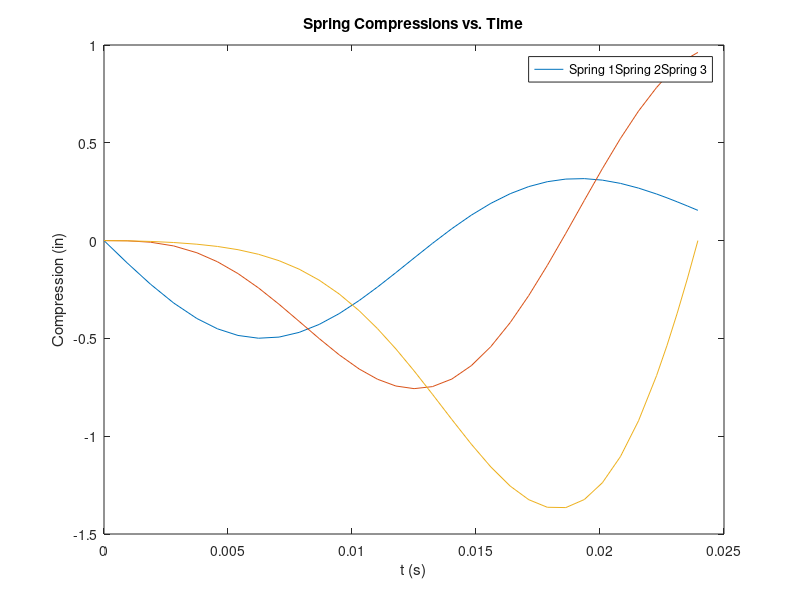
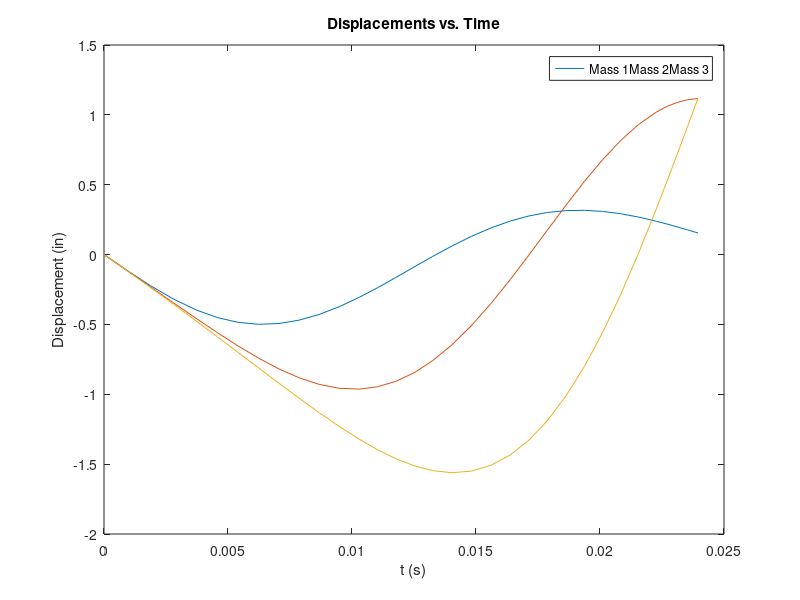

Recreate these plots in MATLAB, in order.
function masslauncher_project
%Function to find optimal springs and mass values to shoot the top mass
%with as much speed as possible

%Begin with a clear workspace
clear all;
close all;

%Intuitively, it makes sense that the heaviest mass and stiffest springs
%should be at the bottom, so this is our initial guess
init_guess = [3,1,0.5,500,200,20];

%Minimum and maximum weights/spring constants from problem description
min_vars = [0.117,0.117,0.117,15,15,15];
max_vars = [5.84,5.84,5.84,1310,1310,1310];

%This equation in the form Ax<=b prevents the total amount of mass from
%exceeding 7lbs, as stated in the problem description
A = [1,1,1,0,0,0]; b = [7];
C = []; d = [];

%Use fmincon with a defined objective function to determine optimal values
[optimal_soln,max_vel]=fmincon(@(v) objective(v),init_guess,A,b,C,d,min_vars,max_vars);

%Negate result because we optimized the negative of the velocity (fmincon
%only does minimization, not maximization)
max_val = - max_vel;

%Display information about the optimization
disp('Optimal Maximum Velocity is...');
disp(max_val);
disp('m1 m2 m3 k1 k2 k3');
disp(optimal_soln);

%These are actual values of the springs/masses available closest to our
%calculated values. Here we check the theoretical final velocity
[times,solns]=solveforlaunchvel(5.84,0.829,.117,959,134.44,15);
actual_vel=solns(end,6);
disp('Actual velocity based on available masses and springs...');
disp(actual_vel);

%plot spring compressions
figure;
plot(times, (solns(:,1)) * 12);
hold on;
plot(times, (solns(:,3) - solns(:,1)) * 12);
plot(times, (solns(:,5) - solns(:,3)) * 12);

title("Spring Compressions vs. Time");
xlabel("t (s)");
ylabel("Compression (in)");
legend(["Spring 1","Spring 2", "Spring 3"]);

%plot displacements as a function of time
figure;
plot(times,solns(:,1) * 12);
hold on;
plot(times,solns(:,3) * 12);
plot(times,solns(:,5) * 12);

title("Displacements vs. Time");
xlabel("t (s)");
ylabel("Displacement (in)");
legend(["Mass 1","Mass 2", "Mass 3"]);

end

function vel = objective(v)
%Define the objective function with our function to find velocity

%find solutions for given v
[t,sol] = solveforlaunchvel(v(1),v(2),v(3),v(4),v(5),v(6));

%because the event function should stop the calculation when the mass
%leaves, the launch velocity will be the final velocity of m3 in solution
launchvel=sol(end,6);

vel = -1 * launchvel;
end

function [times,solns] = solveforlaunchvel(m1,m2,m3,k1,k2,k3)

g = 32.17; % define g in units of ft / s^2

m1 = m1 * 0.03108095; %lbs to slugs (slugs are lb * s^2 / ft)
m2 = m2 * 0.03108095; %we do this conversion because slugs are a unit of
m3 = m3 * 0.03108095; %mass and lbs are a unit of weight

k1 = k1 * 12; % lbs/in to lbs/ft
k2 = k2 * 12; %we chose feet as our unit of distance, designing around
k3 = k3 * 12; %slugs, so spring constants need to be adjusted

%
v0 = -sqrt(2 * g * (38-18.41)/12);

%initial values of the w function for ode45, based on initial displacements
%and an initial velocity calculated from the distance fallen
init_w = [0;v0;0;v0;0;v0]; 

%the event function should stop ode45 before this, but large time range to
%be safe
tspan=[0,10];

%pass event function in to ode45 as options
options = odeset('Event',@(t,w) launchevent(t,w));

%solve the diff eqs with given variables
[times,solns]=ode45(@(t,w) diffeq(t,w,m1,m2,m3,k1,k2,k3,g),tspan,init_w,options);


end



function dwdt = diffeq(t,w,m1,m2,m3,k1,k2,k3,g)

%define differential equation according to physics
%define each variable from bottom to top from w vector
x1 = w(1);
v1 = w(2);
x2 = w(3);
v2 = w(4);
x3 = w(5);
v3 = w(6);

%define each differential equation, where x_n is a displacement of mass n
dv1dt= (k2 * (x2 - x1) - m1 * g - k1 * x1) / m1;
dv2dt= (k3 * (x3 - x2) - k2 * (x2 - x1) - m2 * g)/m2;
dv3dt = (-k3 * (x3 - x2) - m2 * g)/m3;
dx1dt=v1;
dx2dt=v2;
dx3dt=v3;

dwdt=[dx1dt;dv1dt;dx2dt;dv2dt;dx3dt;dv3dt]; %return the three differential equations

end

function [e_val, stop_val, e_dir] = launchevent(t,w)
%sets up the option to stop 
%e_val function is x3-x2, because when this goes to zero, the top spring is
%unstretched and therefore no longer exerting force on the mass (the mass
%has left)
e_val = w(5)-w(3);
stop_val = 1;
e_dir = 1;
end 
